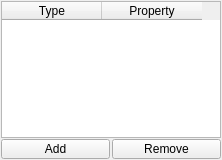
<?xml version="1.0" encoding="UTF-8"?>
<ui version="4.0">
 <class>ConditionWidget</class>
 <widget class="QWidget" name="ConditionWidget">
  <property name="geometry">
   <rect>
    <x>0</x>
    <y>0</y>
    <width>222</width>
    <height>160</height>
   </rect>
  </property>
  <property name="windowTitle">
   <string>Form</string>
  </property>
  <layout class="QVBoxLayout" name="verticalLayout">
   <property name="spacing">
    <number>1</number>
   </property>
   <property name="leftMargin">
    <number>1</number>
   </property>
   <property name="topMargin">
    <number>1</number>
   </property>
   <property name="rightMargin">
    <number>1</number>
   </property>
   <property name="bottomMargin">
    <number>1</number>
   </property>
   <item>
    <widget class="QTableWidget" name="tableWidget">
     <column>
      <property name="text">
       <string>Type</string>
      </property>
     </column>
     <column>
      <property name="text">
       <string>Property</string>
      </property>
     </column>
    </widget>
   </item>
   <item>
    <layout class="QHBoxLayout" name="horizontalLayout">
     <property name="spacing">
      <number>2</number>
     </property>
     <item>
      <widget class="QPushButton" name="add_button">
       <property name="maximumSize">
        <size>
         <width>16777215</width>
         <height>20</height>
        </size>
       </property>
       <property name="text">
        <string>Add</string>
       </property>
      </widget>
     </item>
     <item>
      <widget class="QPushButton" name="remove_button">
       <property name="maximumSize">
        <size>
         <width>16777215</width>
         <height>20</height>
        </size>
       </property>
       <property name="text">
        <string>Remove</string>
       </property>
      </widget>
     </item>
    </layout>
   </item>
  </layout>
  <zorder>tableWidget</zorder>
  <zorder></zorder>
  <zorder>remove_button</zorder>
  <zorder>add_button</zorder>
 </widget>
 <resources/>
 <connections/>
</ui>
